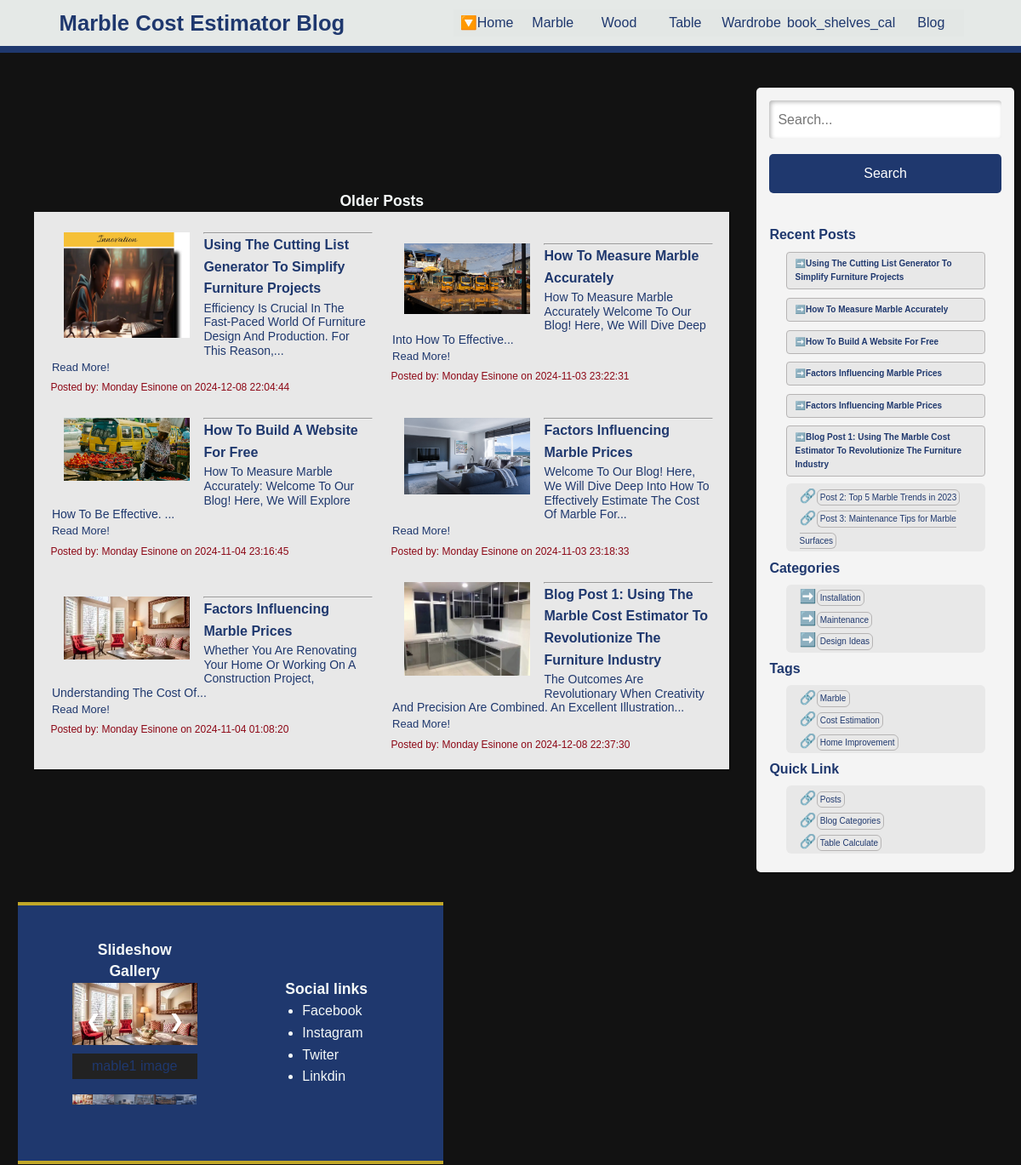
The app's page /olderpost (upper part), older data.
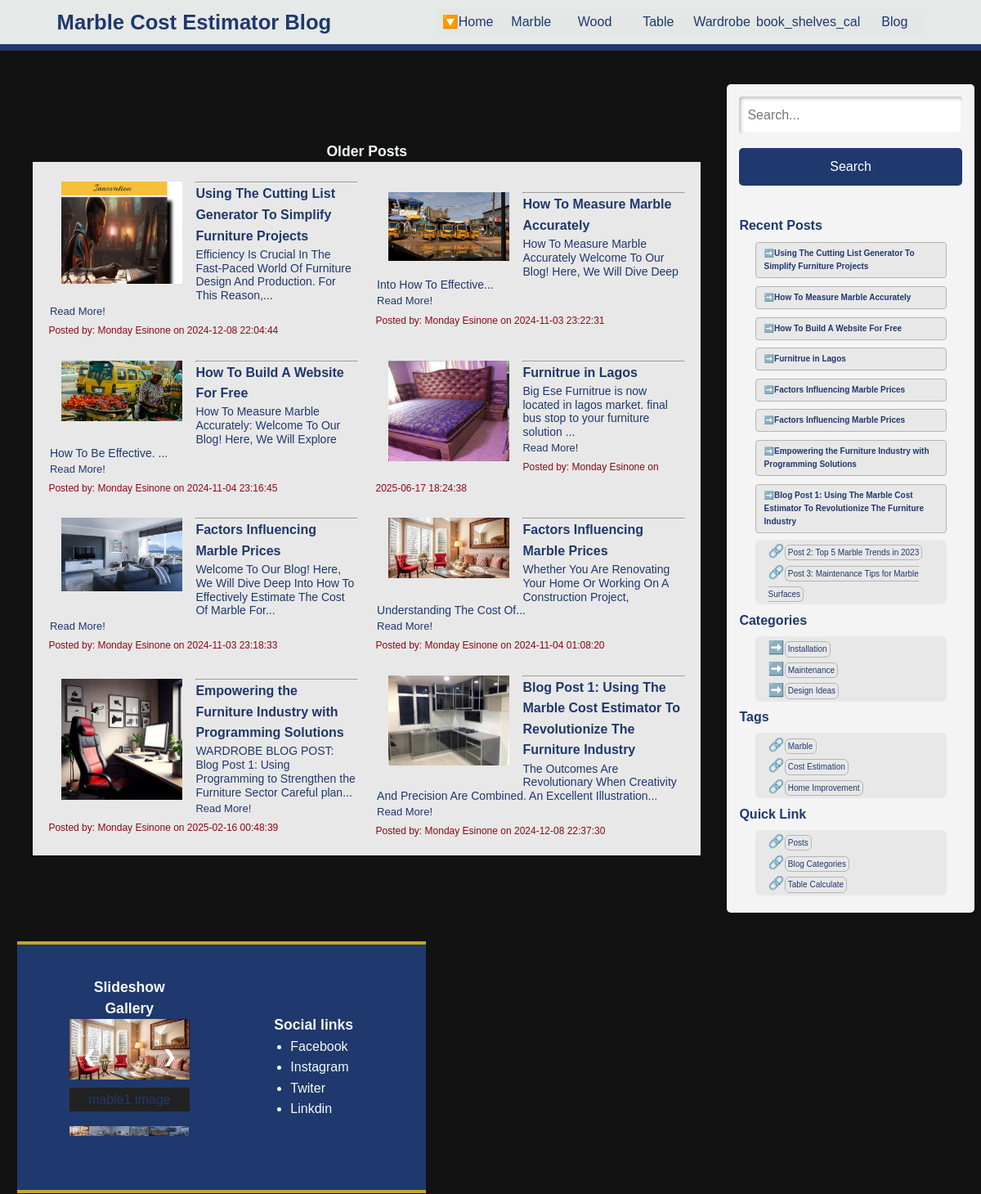
The same page, newer data.
### tables this page shows
CREATE TABLE posts (
            id INTEGER PRIMARY KEY AUTOINCREMENT,
            title TEXT NOT NULL,
            content TEXT NOT NULL,
            author TEXT NOT NULL,
            image TEXT,  -- New image field
            created_at TIMESTAMP DEFAULT CURRENT_TIMESTAMP
        );

### app.py (the view)
@app.route('/olderpost')
def olderpost():
    conn = get_db_connection()
    old_posts = conn.execute('SELECT * FROM posts ORDER BY title DESC').fetchall()
    conn.close()
    return render_template("olderpost.html", old_posts=old_posts)

### models.py (called while the page is built)
def get_db_connection():
    conn = sqlite3.connect('blog.db')
    conn.row_factory = sqlite3.Row
    return conn

### templates/olderpost.html (shortened to what this page needs)
<!DOCTYPE html>
<html lang="en">
<head>
    <link rel="stylesheet" href="{{ url_for('static', filename ='styles/blog-styles.css')}}">
    <link rel="stylesheet" href="{{ url_for('static', filename ='styles/mabel-styles.css')}}">
    <link rel="stylesheet" href="{{ url_for('static', filename ='styles/mabel-large-styles.css')}}">
    <link rel="stylesheet" href="{{ url_for('static', filename ='styles/image-slide.css')}}">
</head>
<body>
    <header>
        <h1>Marble Cost Estimator Blog</h1>
        <nav class="navigation">
          <a href="{{ url_for('index')}}" class="active">Home</a>
          <a href="{{ url_for('marble_cal')}}">Marble</a>
          <a href="{{ url_for('wood_calculator')}}">Wood</a>
          <a href="{{ url_for('table_cal')}}">Table</a>
          <a href="{{ url_for('wardrob_cal')}}">Wardrobe</a>
          <a href="{{ url_for('book_shelves_cal')}}">book_shelves_cal</a>
          <a href="{{ url_for('blogpost')}}"> Blog</a>
        </nav>
    </header>
    <main>
        <div class="content-container">
            <article>
              <h2>Older Posts</h2>
                <div class="article-older-content">
                  {% for post in old_posts %}
                  <div class="post-blog">
                  {% if post['image'] %}
                    <img src="{{ url_for('static', filename='uploads/images/' + post['image']) }}" alt="Post Image" style="max-width: 100%; height: auto;">
                  {% endif %}
                  <hr>
                      <h3><a href="/post/{{ post['id'] }}">{{ post['title'] }}</a></h3>
                      <p>{{ post['content'][:100] }}...</p>
                      <p id="read-more2"><a href="/post/{{ post['id'] }}">Read More! </a></p>
                      <small>Posted by: {{ post['author'] }} on {{ post['created_at'] }}</small>
                  </div>
                  {% endfor %}
                </div>
            </article>
            <aside class="sidebar">
                <div class="search-bar">
                    <input type="text" placeholder="Search...">
                    <button>Search</button>
                </div>
                <h3>Recent Posts</h3>
                     {% for post in old_posts %}
                      <div class="post-blog">
                          <h4>➡️<a href="/post/{{ post['id'] }}">{{ post['title'] }}</a></h4>
                      </div>
                      {% endfor %}</a>
                <ul>
                    <li>🔗<a href="#">Post 2: Top 5 Marble Trends in 2023</a></li>
                    <li>🔗<a href="#">Post 3: Maintenance Tips for Marble Surfaces</a></li>
                </ul>
                <h3>Categories</h3>
                <ul>
                    <li>➡️<a href="#">Installation</a></li>
                    <li>➡️<a href="#">Maintenance</a></li>
                    <li>➡️<a href="#">Design Ideas</a></li>
                </ul>
                <h3>Tags</h3>
                <ul>
                    <li>🔗<a href="#">Marble</a></li>
                    <li>🔗<a href="#">Cost Estimation</a></li>
                    <li>🔗<a href="#">Home Improvement</a></li>
                </ul>
                <h3>Quick Link</h3>
                <ul>
                    <li>🔗<a href="blog.html">Posts</a></li>
                    <li>🔗<a href="blog-view.html">Blog Categories</a></li>
                    <li>🔗<a href="table-cal.html">Table Calculate</a></li>
                </ul>
            </aside>
        </div>
        <section>
            <div class="display-slid-content">
                <div class="image-slider">
                    <h2 style="text-align:center">Slideshow Gallery</h2>
                    <div class="slider-container">
                      <div class="slide">
                        <div class="numbertext">1 / 6</div>
                        <img src="static/images/img_woods.webp" alt="mable1 image">
                      </div>
                      <a class="prev" onclick="changeSlide(-1)">❮</a>
                      <a class="next" onclick="changeSlide(1)">❯</a>
                      <div class="caption-container">
                        <p id="caption"></p>
                      </div>
                      <div class="row">
                        <div class="column">
                          <img class="thumbnail cursor" src="static/images/img_woods.webp" style="width:100%" onclick="setCurrentSlide(1)" alt="mable1 image" loading="lazy">
                        </div>
                        <div class="column">
                          <img class="thumbnail cursor" src="static/images/img_woods2.webp" style="width:100%" onclick="setCurrentSlide(2)" alt="mable2 image" loading="lazy">
                        </div>
                        <div class="column">
                          <img class="thumbnail cursor" src="static/images/img_woods3.webp" style="width:100%" onclick="setCurrentSlide(3)" alt="mable3 image" loading="lazy">
                        </div>
                        <div class="column">
                          <img class="thumbnail cursor" src="static/images/img_woods4.webp" style="width:100%" onclick="setCurrentSlide(4)" alt="mable4 image" loading="lazy">
                        </div>
                        <div class="column">
                          <img class="thumbnail cursor" src="static/images/img_woods5.webp" style="width:100%" onclick="setCurrentSlide(5)" alt="mable5 image" loading="lazy">
                        </div>
                        <div class="column">
                          <img class="thumbnail cursor" src="static/images/img_woods6.webp" style="width:100%" onclick="setCurrentSlide(6)" alt="mable6 image" loading="lazy">
                        </div>
                    </div>
                    </div>
                </div>
                <div class="social-link">
                    <h2>Social links </h2>
                    <ul>
                        <li> Facebook </li>
                        <li> Instagram </li>
                        <li> Twiter </li>
                        <li> Linkdin </li>
                    </ul>
                </div>
            </div>
        </section>
    </main>
</body>
</html>

### static/styles/blog-styles.css (style rules this page uses)
body { font-family: Arial, sans-serif; line-height: 1.6; margin: 0; padding: 0; }
h1 { margin: 0; }
ul { margin-left: 20px; }
.content-container { display: flex; flex-wrap: wrap; margin: 2rem 0; padding: .2rem; }
article { flex: 3; margin-right: 20px; }
article { margin: 0; }
.article-older-content { display: grid; grid-template-columns: 1fr 1fr; grid-gap: 15px; margin: 0; background-color: #e8e8e8; box-shadow: 1px 1px 2px rgba(0, 0, 0, 0.353); padding: 1rem; }
.full-post h2, h3, p { color: #1f386e; }
.post-blog { margin: auto; padding: .5rem .2rem .1rem; }
.post-blog img { width: 180px; margin: auto; padding: 0rem 1rem; margin-bottom: 1rem; float: left; }
.post-blog a { text-decoration: none; color: #1f386e; }
.post-blog p { padding: .1rem; line-height: 1.2; font-size: 14px; color: #1f386e; }
#read-more2 { padding: .1rem ; line-height: 1.2; margin: auto; font-size: small; }
small { color: rgb(141, 8, 22); font-size: 12px; }
.sidebar { flex: 1; background: #f4f4f4; padding: 15px; border-radius: 5px; box-shadow: 1px 1px 2px rgba(0, 0, 0, 0.353); }
.sidebar ul { background-color: #e8e8e8; padding: .1rem 1rem; list-style: none; border-radius: 6px; margin: .4rem 1.2rem; }
.sidebar li a { color: #1f386e; text-shadow: 1px 1px 3 rgb(234, 205, 15); font-size: x-small; text-decoration: none; border: 1px solid #b6b4b4; border-radius: 6px; padding: .2rem; }
.sidebar h4 { color: #000; background-color: #e8e8e8; padding: 5px 10px; list-style: none; border-radius: 4px; font-size: x-small; margin: auto 1rem; border: 1px solid #b6b4b4; }
.search-bar { margin-bottom: 20px; }
.search-bar input { width: calc(100% - 60px); padding: 10px; border: 1px solid #ccc; border-radius: 5px; }
.search-bar button { padding: 10px; background: var(--color-header); color: #fff; border: none; border-radius: 5px; cursor: pointer; }
.image-slider { margin: 1rem 0; }
.display-slid-content { margin-top: 0.7rem; }

### static/styles/mabel-styles.css (style rules this page uses)
:root { --bg-primary: #121212; --bg-secondary: #1e1e1e; --color-primary: #654534; --color-primary-light: #7e57c2; --color-primary-dark: #5e35b1; --color-background: #F9F8F5; --color-text: #1b1919; --color-header: #1f386e; --color-footer: #1f386e; --color-accent: #c1a728; --gutter-sm: 0.6rem; --gutter-md: 1.1rem; --gutter-lg: 1.6rem; --gutter-xl: 2rem; --gutter-xxl: 7.2rem; --font-family: 'Roboto', Arial, sans-serif; --font-size-sm: 1.1rem; --font-size-md: 1.2rem; --font-size-lg: 2.1rem; --font-size-xl: 2.8rem; --font-size-xxl: 3.6rem; --line-height: 1.5; --transition-duration: 300ms; --transition-ease: cubic-bezier(0.645, 0.045, 0.355, 1); }
* { margin: 0; padding: 0; box-sizing: border-box; font-family: var(--fontFamily); font-size: var(--fontSizeMd); line-height: var(--lineHeightMd); }
body { font-family: Arial, sans-serif; background-color: #f4f4f4; margin: 0; overflow-x: hidden; }
h1 { font-size: 1.8rem; color: #1f386e; }
h2 { font-size: 1.4rem; }
header, main { margin: 0 auto; }
header { background-color: #e3e8e6e2; display: grid; grid-gap: .1rem; padding: 1rem 2rem; border-bottom: 8px solid #1f386e; box-shadow: 1px 2px 5px black; margin: 0px auto; }
header h1 { font-size: medium; }
nav { background-color: #e3e8e6e2; display: flex; flex-direction: column; }
nav a { display: block; color: #072719e2; text-align: center; padding: 1rem; text-decoration: none; }
.active { color: yellow; }
.navigation { display: flex; flex-direction: column; list-style: none; background-color: #e3e8e6e2; color: #1f386e; max-width: 900px; }
.navigation a { display: none; padding: 1rem; text-align: center; text-decoration: none; color: #1f386e; }
.active::before { content: "🔽"; }
main { align-items: center; background-color:var(--bg-primary); padding: 5px; color: #1f386e; }
input[type="text"], input[type="number"] { width: 100%; padding: 10px; margin-bottom: 2px; border: none; border-radius: 4px; box-sizing: border-box; box-shadow: inset 2px 2px 5px rgba(0, 0, 0, 0.275), inset -2px -2px 5px rgba(255, 255, 255, 0.1); }
button { background-color: #05651b; color: white; padding: 10px 15px; border-radius: 4px; cursor: pointer; font-size: 16px; margin: 1rem auto; width: 100%; }
div { margin-bottom: 10px; color: #f5f9f8; }
.display-slid-content { background-color: var(--color-footer); color: #fff; display: grid; grid-template-columns: 1fr; grid-gap: 2px; padding: .5rem 0; border-top: 4px solid var(--color-accent); border-bottom: 4px solid var(--color-accent); }
.social-link { margin: auto; padding: 1rem; background-color: var(--color-footer) }

Row changes from the older to the newer data that the page shows:
added posts: image (picture), title "Furnitrue in Lagos", content "Big Ese Furnitrue is now located in lagos market. final bus stop to your furniture solution", author "Monday Esinone", created_at "2025-06-17 18:24:38"
added posts: image (picture), title "Empowering the Furniture Industry with Programming Solutions", content "WARDROBE BLOG POST: Blog Post 1: Using Programming to Strengthen the Furniture Sector Careful plan", author "Monday Esinone", created_at "2025-02-16 00:48:39"
